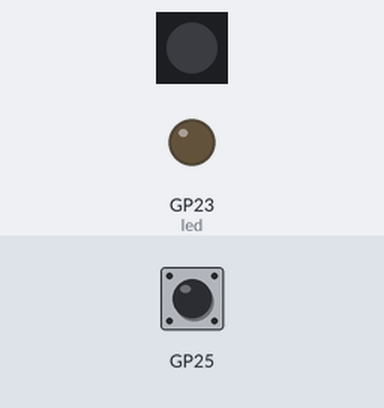
A program run on a simulated Raspberry Pi Pico running MicroPython. On the bench: 1 RGB LEDs in strip order, left to right, output pins drawn as LEDs (lit = HIGH). Inputs (shaded band) come from the test bench. Random numbers come from a fixed seed.

Above: at 1.2 s.
1.3 s: on-board LED held down
At 2.0 s:
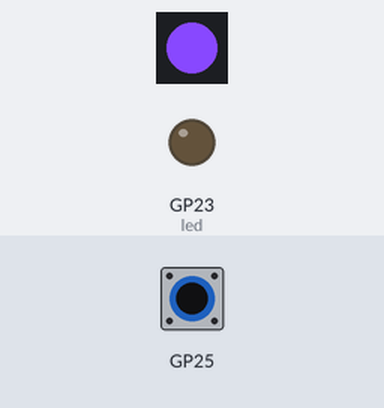
2.8 s: on-board LED pressed 5 times (0.12 s each, 0.3 s apart)
At 3.97 s:
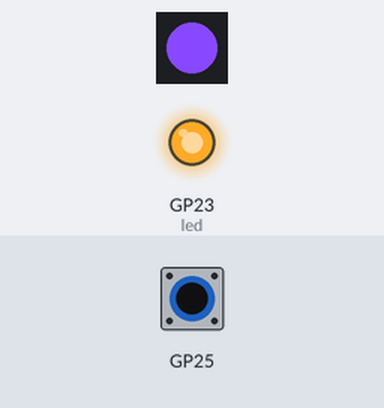
5.8 s: on-board LED pressed 2 times (0.12 s each, 0.3 s apart)
At 7.6 s:
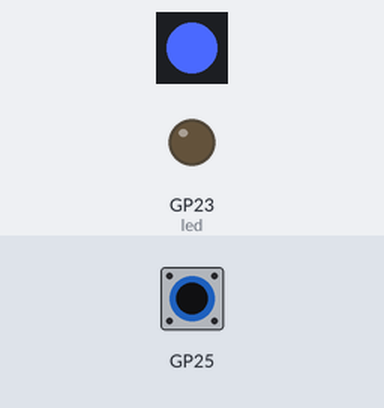
Timing chart, 0 to 9.1 s (numbered marks = the images above; inputs shaded):
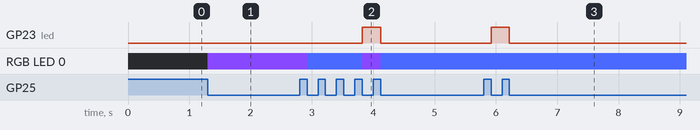

Measured:
- after the input at 1.3 s, RGB LED 0: off → RGB(136, 72, 255) at once
- after the input at 2.8 s, GP23 (led): LOW → HIGH after 1.0 s, → LOW 0.30 s later; RGB LED 0: RGB(136, 72, 255) → RGB(74, 105, 255) after 0.12 s, → RGB(136, 72, 255) 0.90 s later, → RGB(74, 105, 255) 0.30 s later
- after the input at 5.8 s, GP23 (led): LOW → HIGH after 0.12 s, → LOW 0.30 s later

The program:

main.py
```python
from machine import Pin
from neopixel import NeoPixel
from random import uniform, randint

colours = {
    (255, 218, 0): 0.26,
    (237, 73, 73): 0.9,
    (212, 42, 231): 4.1,
    (136, 72, 255): 20.08,
    (74, 105, 255): 100,
}


def get_random_colour():
    ticket = uniform(0, 100)
    for colour, rarity in colours.items():
        if ticket <= rarity:
            return colour

    return (0, 0, 0)


button = Pin(25, Pin.IN, Pin.PULL_UP)
neopixel_led = NeoPixel(Pin(24, Pin.OUT), 1)
led = Pin(23, Pin.OUT)


def roll(change):
    neopixel_led[0] = get_random_colour()
    neopixel_led.write()

    if randint(1, 10) == 1:
        led.on()
    else:
        led.off()


button.irq(handler=roll, trigger=Pin.IRQ_FALLING)
```
